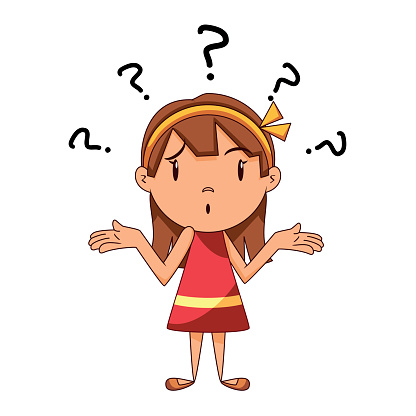
#> input picture jane.jpg, 416 x 416 px
$ python e02.py
#> lines starting #> are read from the running program, lines starting #| are printed output that depends on the picture
import numpy as np
import cv2 as cv

img = cv.imread('../jane.jpg')
#> img is the input picture: shape (416, 416, 3); mean B, G, R 223.2, 228.9, 243
tinggi, lebar = img.shape[:2]
#> tinggi = 416; lebar = 416

cv.imshow('Jane', img)

# Geser img
Matrix = np.array([
    [1, 0, 25],
    [0, 1, 0]
], dtype=np.float32)

pindah = cv.warpAffine(img, Matrix, (tinggi, lebar))
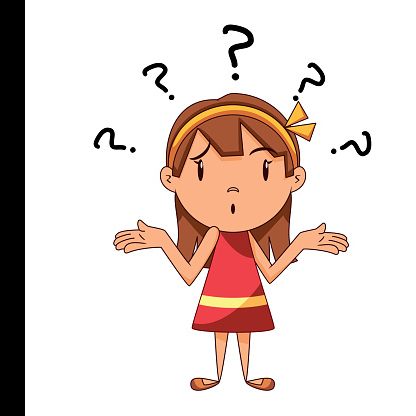
#> pindah: shape (416, 416, 3); mean B, G, R 207.8, 213.6, 227.7
cv.imshow('Pindah', pindah)

cv.waitKey()
cv.destroyAllWindows()
